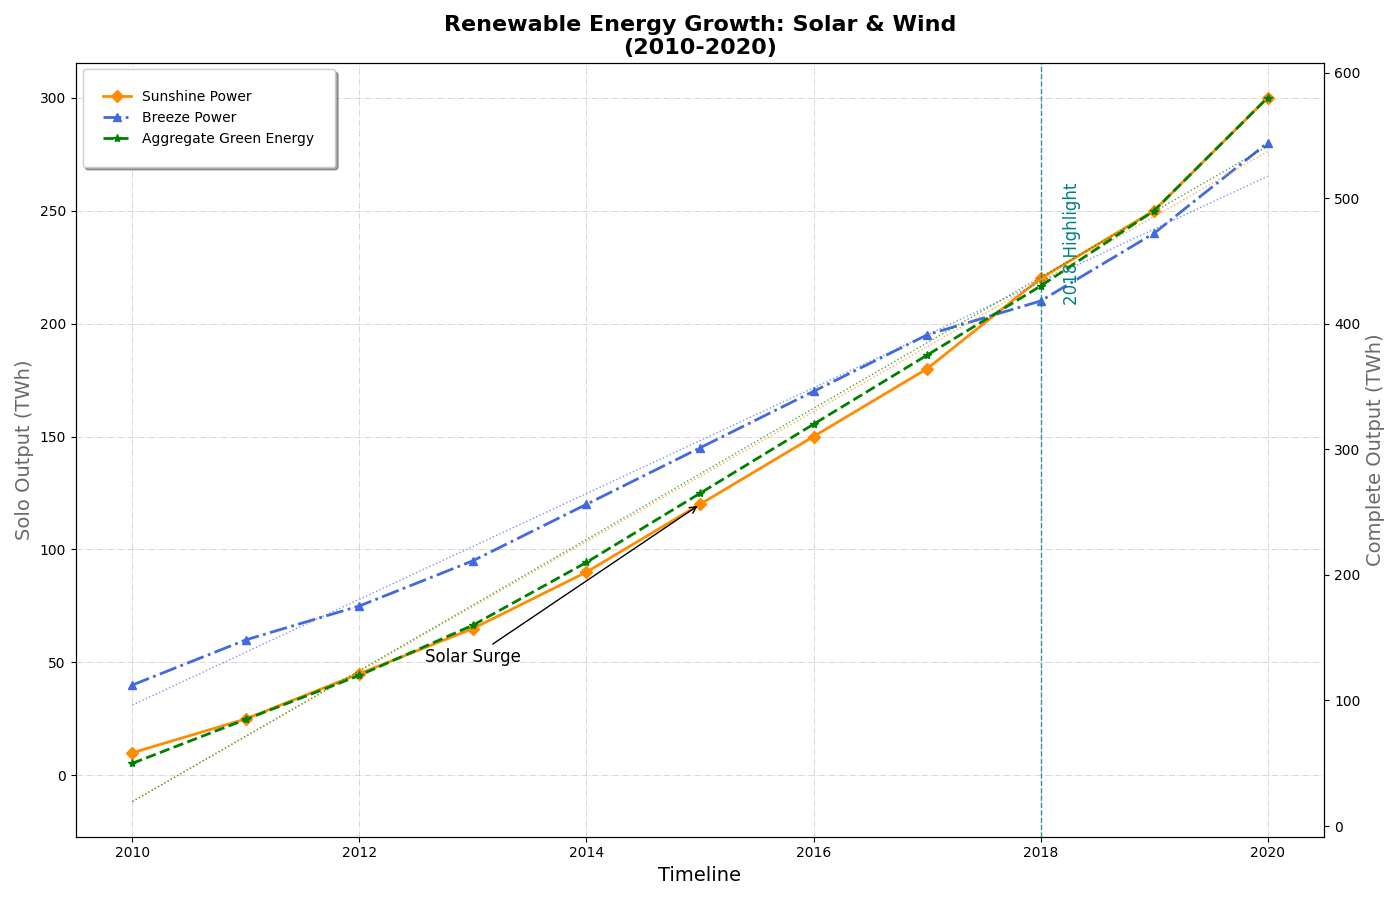

The script that drew this image:
import matplotlib.pyplot as plt
import numpy as np

years = np.arange(2010, 2021)
solar_energy = [10, 25, 45, 65, 90, 120, 150, 180, 220, 250, 300]
wind_energy = [40, 60, 75, 95, 120, 145, 170, 195, 210, 240, 280]
total_renewable = [s + w for s, w in zip(solar_energy, wind_energy)]

fig, ax1 = plt.subplots(figsize=(14, 9))

# Change colors and marker types
ax1.plot(years, solar_energy, color='darkorange', linestyle='-', linewidth=2, marker='D', label='Sunshine Power')
ax1.plot(years, wind_energy, color='royalblue', linestyle='-.', linewidth=2, marker='^', label='Breeze Power')

# Alter grid settings, change to dash-dot with different alpha
ax1.grid(True, linestyle='-.', linewidth=0.7, alpha=0.5)

ax2 = ax1.twinx()
ax2.plot(years, total_renewable, color='green', linestyle='--', linewidth=2, marker='*', label='Aggregate Green Energy')

ax1.set_title('Renewable Energy Growth: Solar & Wind\n(2010-2020)', fontsize=16, weight='bold')
ax1.set_xlabel('Timeline', fontsize=14)
ax1.set_ylabel('Solo Output (TWh)', fontsize=14, color='dimgray')
ax2.set_ylabel('Complete Output (TWh)', fontsize=14, color='dimgray')

# Add trend lines with different linestyles and colors
z_solar = np.polyfit(years, solar_energy, 1)
p_solar = np.poly1d(z_solar)
ax1.plot(years, p_solar(years), color='darkorange', linestyle=':', alpha=0.7, linewidth=1)

z_wind = np.polyfit(years, wind_energy, 1)
p_wind = np.poly1d(z_wind)
ax1.plot(years, p_wind(years), color='royalblue', linestyle=':', alpha=0.7, linewidth=1)

z_total = np.polyfit(years, total_renewable, 1)
p_total = np.poly1d(z_total)
ax2.plot(years, p_total(years), color='green', linestyle=':', alpha=0.7, linewidth=1)

# Updated annotation style
ax1.annotate('Solar Surge', xy=(2015, solar_energy[5]), xytext=(2013, 50),
             arrowprops=dict(facecolor='darkorange', arrowstyle='->'),
             fontsize=12, ha='center')

highlight_year = 2018
ax1.axvline(x=highlight_year, color='teal', linestyle='--', linewidth=1, alpha=0.8)
ax1.text(highlight_year + 0.2, 210, '2018 Highlight', color='teal', fontsize=12, rotation=90)

# Update legend settings
lines, labels = ax1.get_legend_handles_labels()
lines2, labels2 = ax2.get_legend_handles_labels()
ax1.legend(lines + lines2, labels + labels2, loc='upper left', fontsize=10, borderpad=1.5, shadow=True)

plt.tight_layout()
plt.show()
